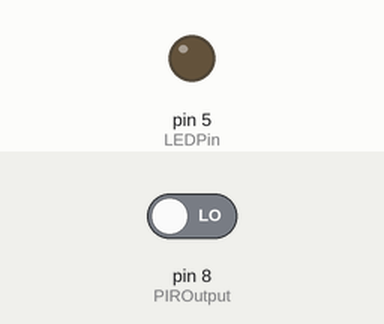
This sketch was run on a simulated Arduino Uno, built with avr-gcc and run on an emulated ATmega328P. Parts: output pins drawn as LEDs (lit = HIGH). The inputs (shaded band) are chosen by the test bench; at power-on: pin 8 (PIROutput) LOW.

Above: at 1.2 s.
1.3 s: pin 8 (PIROutput) driven HIGH
At 1.9 s:
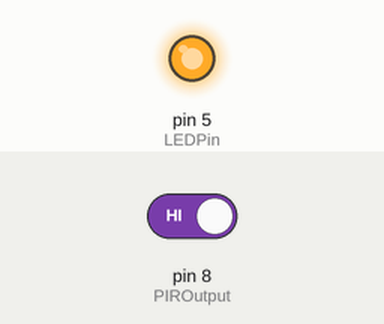
2.8 s: pin 8 (PIROutput) driven LOW
At 4.2 s:
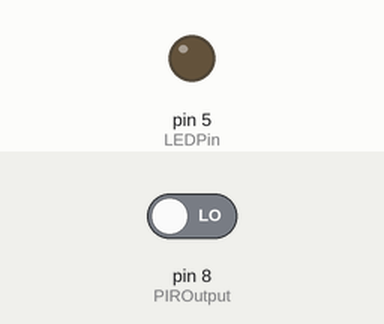
Timing chart, 0 to 5.8 s (numbered marks = the images above; inputs shaded):
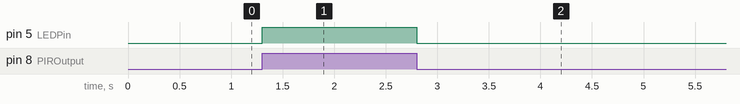

Measured:
- after the input at 1.3 s, pin 5 (LEDPin): LOW → HIGH at once
- after the input at 2.8 s, pin 5 (LEDPin): HIGH → LOW at once

The sketch:

Motion_Sensor_Code.ino
```cpp
#define PIROutput 8 // annotates pin 8 to be the sensors outputpin
#define LEDPin 5 // annotates pin 5 to be the LED pin.

int output_Val;
int k = 0; // initializes the value of the k to 0

void setup() {
  pinMode(PIROutput, INPUT);
  pinMode(LEDPin, OUTPUT);
  Serial.begin(9600);
}

void loop() {
  k = PIR(); // calls the PIR function to listen to the nature of the sensor's output
    if (k==1) // checks to see if it has detected movement
    {
      LEDON(); // turns the LED ON
    }

    else{
      LEDOFF(); // turns the LED OFF
    }
}

int PIR() // function to read output from the PIR sensor
  {
    output_Val= digitalRead(PIROutput);
    return output_Val; // returns the output
  }


void LEDON() // function to turn LED HIGH or LOW
  {
    digitalWrite(LEDPin, HIGH);
  }

void LEDOFF() // function to turn LED HIGH or LOW
  {
    digitalWrite(LEDPin, LOW);
  }
```
